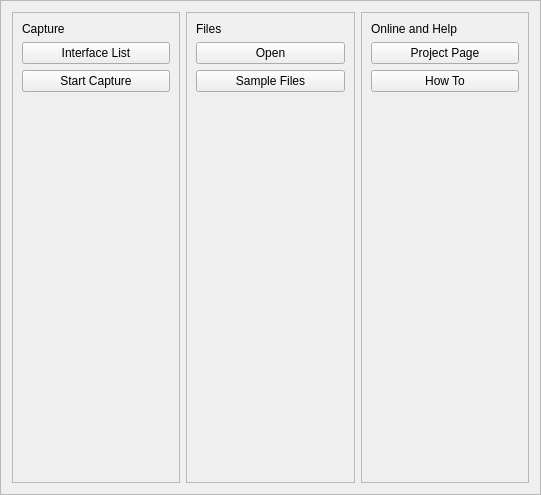
<?xml version="1.0" encoding="UTF-8"?>
<ui version="4.0">
 <class>CaptureFrame</class>
 <widget class="QFrame" name="CaptureFrame">
  <property name="geometry">
   <rect>
    <x>0</x>
    <y>0</y>
    <width>541</width>
    <height>495</height>
   </rect>
  </property>
  <property name="windowTitle">
   <string>Frame</string>
  </property>
  <property name="frameShape">
   <enum>QFrame::StyledPanel</enum>
  </property>
  <property name="frameShadow">
   <enum>QFrame::Raised</enum>
  </property>
  <layout class="QHBoxLayout" name="horizontalLayout">
   <item>
    <widget class="QFrame" name="frame">
     <property name="frameShape">
      <enum>QFrame::StyledPanel</enum>
     </property>
     <property name="frameShadow">
      <enum>QFrame::Raised</enum>
     </property>
     <layout class="QVBoxLayout" name="verticalLayout_3">
      <item>
       <widget class="QLabel" name="LabelCapture">
        <property name="text">
         <string>Capture</string>
        </property>
       </widget>
      </item>
      <item>
       <widget class="QPushButton" name="buttonInterfaceList">
        <property name="text">
         <string>Interface List</string>
        </property>
       </widget>
      </item>
      <item>
       <widget class="QPushButton" name="buttonStartCapture">
        <property name="text">
         <string>Start Capture</string>
        </property>
       </widget>
      </item>
      <item>
       <spacer name="verticalSpacer_2">
        <property name="orientation">
         <enum>Qt::Vertical</enum>
        </property>
        <property name="sizeHint" stdset="0">
         <size>
          <width>20</width>
          <height>363</height>
         </size>
        </property>
       </spacer>
      </item>
     </layout>
    </widget>
   </item>
   <item>
    <widget class="QFrame" name="frame_2">
     <property name="frameShape">
      <enum>QFrame::StyledPanel</enum>
     </property>
     <property name="frameShadow">
      <enum>QFrame::Raised</enum>
     </property>
     <layout class="QVBoxLayout" name="verticalLayout_2">
      <item>
       <widget class="QLabel" name="labelFiles">
        <property name="text">
         <string>Files</string>
        </property>
       </widget>
      </item>
      <item>
       <widget class="QPushButton" name="buttonFileOpen">
        <property name="text">
         <string>Open</string>
        </property>
       </widget>
      </item>
      <item>
       <widget class="QPushButton" name="buttonSampleFiles">
        <property name="text">
         <string>Sample Files</string>
        </property>
       </widget>
      </item>
      <item>
       <spacer name="verticalSpacer">
        <property name="orientation">
         <enum>Qt::Vertical</enum>
        </property>
        <property name="sizeHint" stdset="0">
         <size>
          <width>20</width>
          <height>363</height>
         </size>
        </property>
       </spacer>
      </item>
     </layout>
    </widget>
   </item>
   <item>
    <widget class="QFrame" name="frame_3">
     <property name="frameShape">
      <enum>QFrame::StyledPanel</enum>
     </property>
     <property name="frameShadow">
      <enum>QFrame::Raised</enum>
     </property>
     <layout class="QVBoxLayout" name="verticalLayout">
      <item>
       <widget class="QLabel" name="labelOnline">
        <property name="text">
         <string>Online and Help</string>
        </property>
       </widget>
      </item>
      <item>
       <widget class="QPushButton" name="buttonProjectPage">
        <property name="text">
         <string>Project Page</string>
        </property>
       </widget>
      </item>
      <item>
       <widget class="QPushButton" name="buttonHowTo">
        <property name="text">
         <string>How To</string>
        </property>
       </widget>
      </item>
      <item>
       <spacer name="verticalSpacer_3">
        <property name="orientation">
         <enum>Qt::Vertical</enum>
        </property>
        <property name="sizeHint" stdset="0">
         <size>
          <width>20</width>
          <height>363</height>
         </size>
        </property>
       </spacer>
      </item>
     </layout>
    </widget>
   </item>
  </layout>
 </widget>
 <resources/>
 <connections/>
</ui>
